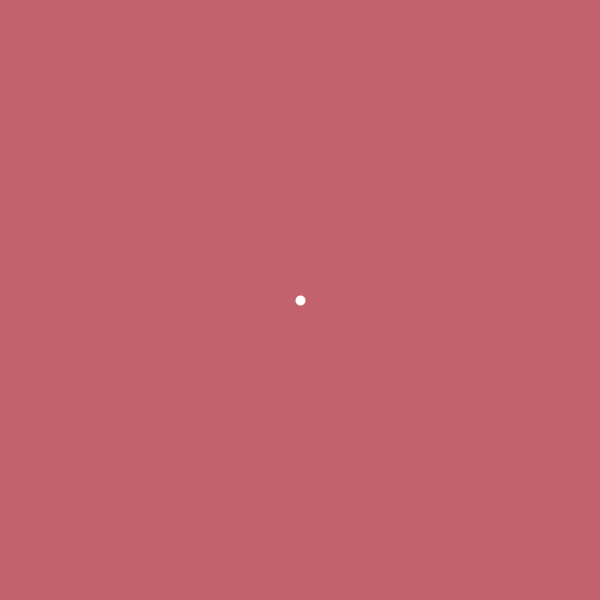
Frame 1 (no input)
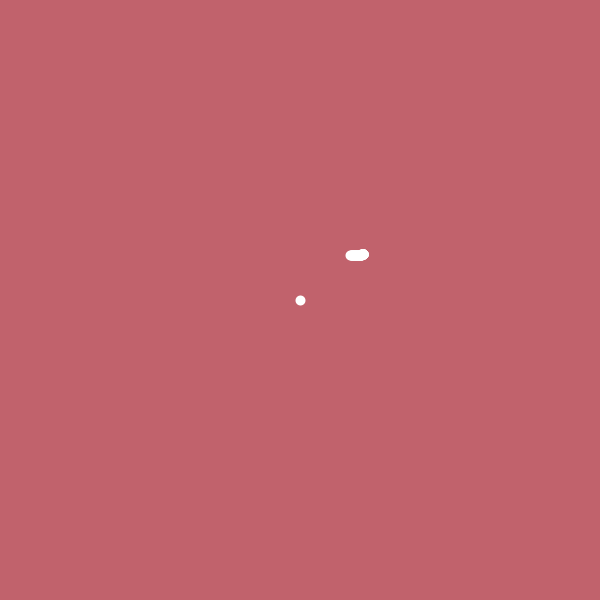
Frame 60 (the mouse pressed at the canvas centre just before this capture)
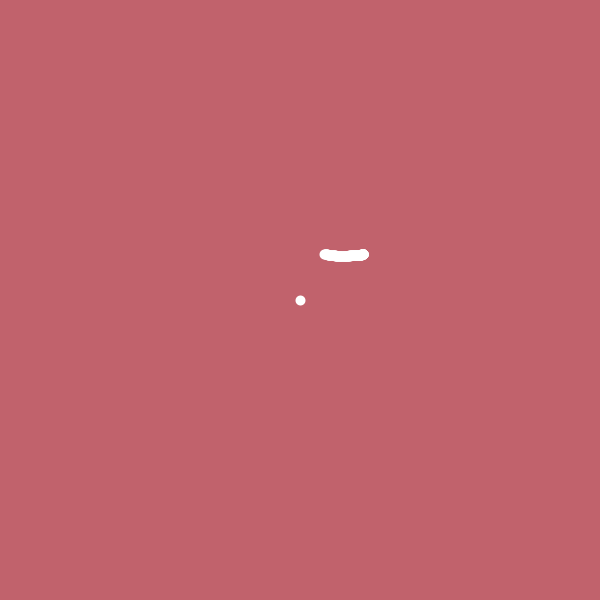
Frame 120 (the mouse held since frame 60 and released just before this capture)

The Processing sketch that drew these frames (run headless with seeded random() and noise(); from frame 60 on, the mouse is pressed at the canvas centre):

// Processing sketch: week3class2B
// ── week3class2B.pde
float x,y; //position
float noisePosX, noisePosY; // position of noise value

void setup(){
  size(600,600);
  //frameRate(1); // you can slow your framerate to help see things more slowly 
  x = width/2;
  y = height/2;
  
  noisePosX = 0; // initial position for noise values
  noisePosY = 100;
  background(193,98,108);
}


void draw(){
  //background(193,98,108);
  strokeWeight(10);
  stroke(255);
  point(x,y);
  
  float m = noise(noisePosX); // get a noise value for x position
  float n = noise(noisePosY); // get noise value for y
  
  x = map(m, 0, 1, 0, width); // map the value "m" from its old range (0-1) to a new range (0-width)
  y = map(n, 0, 1, 0, height); // map the value "n" from its old range (0-1) to a new range (0-height)
  
  
  noisePosX = noisePosX + 0.001; // increase noise position ...the smaller the increase, the smooth the results
  noisePosY = noisePosY + 0.001;

  
}
